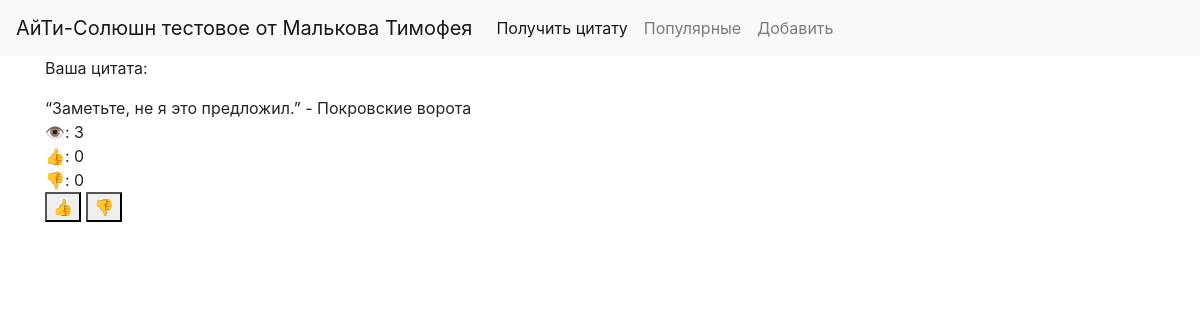
The app's page /index/ with its own data.
### myapp/models.py (models this page shows, shortened)
class QuoteItem(models.Model):
    quote = models.CharField(max_length=200)
    source = models.ForeignKey(Source, on_delete=models.CASCADE)
    weight = models.IntegerField(default=1)
    likes = models.IntegerField(default=0)
    dislikes = models.IntegerField(default=0)
    view_count = models.IntegerField(default=0)
    creation_date = models.DateField(auto_now_add=True)
    class Meta:
        unique_together = ['quote', 'source']
    def clean(self):
        if self.quote[-1] not in '.?!':
            self.quote += '.'
        if self.pk is None:
            if QuoteItem.objects.filter(source=self.source).count() >= 3:
                raise ValidationError("У одного источника не может быть более 3 цитат")
    def save(self, *args, **kwargs):
        self.clean()
        super().save(*args, **kwargs)

class Source(models.Model):
    name = models.CharField(max_length=200)
    class Meta:
        unique_together = ['name']
    def __str__(self):
        return f"{self.name}"

### myapp/views.py (the view)
# urls.py: path("index/", views.index, name="index"),
def index(request):
    if request.method == 'POST':
        print("Hello")
        return
    item = get_random_quote()
    item.view_count += 1
    item.save()
    return render(request, "index.html", {"quote": item})

### myapp/views.py (called while the page is built)
def get_random_quote():
    total_weight = QuoteItem.objects.aggregate(sum=Sum('weight'))['sum']
    random_val = random.uniform(0, total_weight)
    cumulative = 0
    for quote in QuoteItem.objects.all():
        cumulative += quote.weight
        if random_val <= cumulative:
            return quote

### myapp/templates/index.html (shortened to what this page needs)
{% extends "base.html" %} {% block title %} IT Solution test task {% endblock %}
{% block content %}
<p> Ваша цитата: </p>
    <q>{{ quote.quote }}</q> - {{ quote.source }}
    <br>👁: {{quote.view_count}}
    <br>👍: <span id="likes_counter">{{quote.likes}}</span>
    <br>👎: <span id="dislikes_counter">{{quote.dislikes}}</span>
    <br>
    <button type="button" id="like_button">👍</button>
    <button type="button" id="dislike_button">👎</button>
{% endblock %}

### records on screen
QuoteItem: quote "Заметьте, не я это предложил.", source "Покровские ворота", view_count "3", likes "0", dislikes "0"
